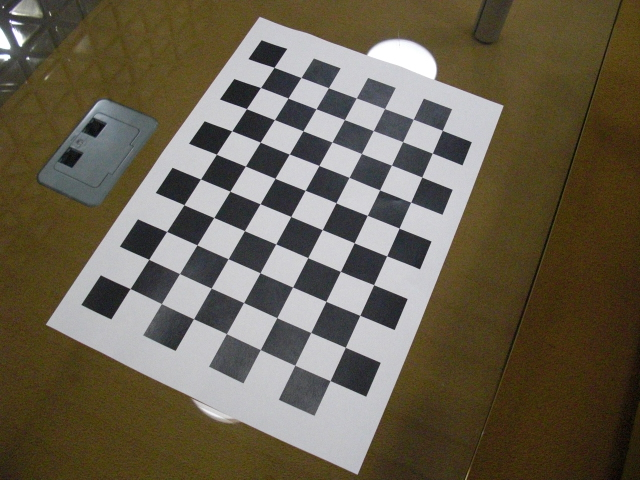
#> input picture Data/01.JPG, 640 x 480 px
$ python calibrate.py ../Data/01.JPG
#> lines starting #> are read from the running program, lines starting #| are printed output that depends on the picture
### VB_Classes/Python/common.py
'''
This module contains some common routines used by other samples.
'''
import sys
import numpy as np
import cv2 as cv

# built-in modules
import os
import itertools as it
from contextlib import contextmanager

image_extensions = ['.bmp', '.jpg', '.jpeg', '.png', '.tif', '.tiff', '.pbm', '.pgm', '.ppm']

class Bunch(object):
    def __init__(self, **kw):
        self.__dict__.update(kw)
    def __str__(self):
        return str(self.__dict__)

def splitfn(fn):
    path, fn = os.path.split(fn)
    name, ext = os.path.splitext(fn)
    return path, name, ext

def anorm2(a):
    return (a*a).sum(-1)
def anorm(a):
    return np.sqrt( anorm2(a) )

# [44 lines left out: functions homotrans, to_rect, rect2rect_mtx, lookat, mtx2rvec, draw_str, not called in this run]

class Sketcher:
    # [8 lines left out: function __init__, not called in this run]

    def show(self):
        cv.imshow(self.windowname, self.dests[0])

    # [13 lines left out: function on_mouse, not called in this run]


# palette data from matplotlib/_cm.py
_jet_data =   {'red':   ((0., 0, 0), (0.35, 0, 0), (0.66, 1, 1), (0.89,1, 1),
                         (1, 0.5, 0.5)),
               'green': ((0., 0, 0), (0.125,0, 0), (0.375,1, 1), (0.64,1, 1),
                         (0.91,0,0), (1, 0, 0)),
               'blue':  ((0., 0.5, 0.5), (0.11, 1, 1), (0.34, 1, 1), (0.65,0, 0),
                         (1, 0, 0))}

cmap_data = { 'jet' : _jet_data }

# [14 lines left out: function make_cmap, not called in this run]

def nothing(*arg, **kw):
    pass

def clock():
    return cv.getTickCount() / cv.getTickFrequency()

# [8 lines left out: function Timer, not called in this run]

class StatValue:
    def __init__(self, smooth_coef = 0.5):
        self.value = None
        self.smooth_coef = smooth_coef
    # [6 lines left out: function update, not called in this run]

class RectSelector:
    # [31 lines left out: functions __init__, onmouse, draw, not called in this run]
    @property
    def dragging(self):
        return self.drag_rect is not None


# [18 lines left out: functions grouper, mosaic, not called in this run]

def getsize(img):
    h, w = img.shape[:2]
    return w, h

def mdot(*args):
    return reduce(np.dot, args)

# [4 lines left out: function draw_keypoints, not called in this run]

### Python/calibrate.py
'''
camera calibration for distorted images with chess board samples
reads distorted images, calculates the calibration and write undistorted images

usage:
    calibrate.py [--debug <output path>] [--square_size] [<image mask>]

default values:
    --debug:    ./output/
    --square_size: 1.0
    <image mask> defaults to ../data/left*.jpg
'''

import numpy as np
import cv2 as cv

# local modules
from common import splitfn
title_window = 'Calibrate.py'

# built-in modules
import os
import ctypes
def Mbox(title, text, style):
    return ctypes.windll.user32.MessageBoxW(0, text, title, style)

def main():
    import sys
    import getopt
    from glob import glob

    args, img_mask = getopt.getopt(sys.argv[1:], '', ['debug=', 'square_size=', 'threads='])
    args = dict(args)
    args.setdefault('--debug', '../../Data/output/')
    args.setdefault('--square_size', 1.0)
    args.setdefault('--threads', 4)
    if not img_mask:
        img_mask = '../../Data/left??.jpg'  # default
    else:
        img_mask = img_mask[0]

    img_names = glob(img_mask)
    debug_dir = args.get('--debug')
    if debug_dir and not os.path.isdir(debug_dir):
        os.mkdir(debug_dir)
    square_size = float(args.get('--square_size'))

    pattern_size = (9, 6)
    pattern_points = np.zeros((np.prod(pattern_size), 3), np.float32)
    pattern_points[:, :2] = np.indices(pattern_size).T.reshape(-1, 2)
    pattern_points *= square_size

    # show something to indicate things are working.
    cv.imshow("first image - working on the series...", cv.imread(img_names[0], cv.IMREAD_GRAYSCALE))
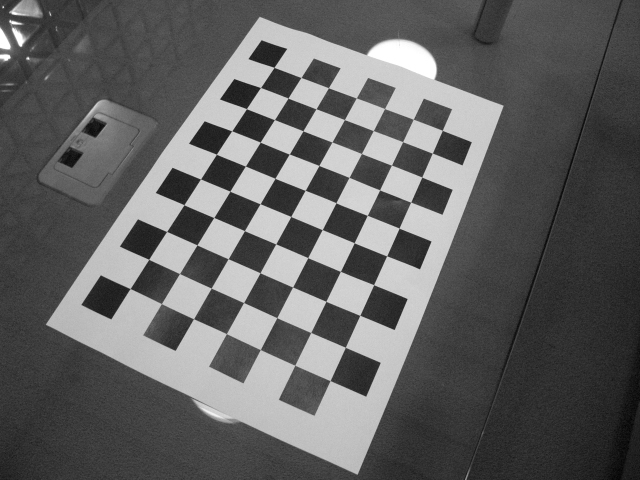
#> window 'first image - working on the s': shape (480, 640); min 2, max 255, mean 97.2

    obj_points = []
    img_points = []
    h, w = cv.imread(img_names[0], cv.IMREAD_GRAYSCALE).shape[:2]  # TODO: use imquery call to retrieve results
#> h = 480; w = 640

    def processImage(fn):
#> called with fn = '../Data/01.JPG'
        print('processing %s... ' % fn)
        img = cv.imread(fn, 0)
        if img is None:
            print("Failed to load", fn)
            return None

        assert w == img.shape[1] and h == img.shape[0], ("size: %d x %d ... " % (img.shape[1], img.shape[0]))
        found, corners = cv.findChessboardCorners(img, pattern_size)
#> found = False; corners = None
        if found:
            term = (cv.TERM_CRITERIA_EPS + cv.TERM_CRITERIA_COUNT, 30, 0.1)
            cv.cornerSubPix(img, corners, (5, 5), (-1, -1), term)

        if debug_dir:
            vis = cv.cvtColor(img, cv.COLOR_GRAY2BGR)
            cv.drawChessboardCorners(vis, pattern_size, corners, found)
            _path, name, _ext = splitfn(fn)
            outfile = os.path.join(debug_dir, name + '_chess.png')
            #cv.imwrite(outfile, vis)

        if not found:
            print('chessboard not found')
            return None

        print('           %s... OK' % fn)
        return (corners.reshape(-1, 2), pattern_points)

    threads_num = int(args.get('--threads'))
    if threads_num <= 1:
        chessboards = [processImage(fn) for fn in img_names]
    else:
        print("Run with %d threads..." % threads_num)
        from multiprocessing.dummy import Pool as ThreadPool
        pool = ThreadPool(threads_num)
        chessboards = pool.map(processImage, img_names)

    chessboards = [x for x in chessboards if x is not None]
    for (corners, pattern_points) in chessboards:
        img_points.append(corners)
        obj_points.append(pattern_points)

    # calculate camera distortion
#> (the run stopped early here; a loop or call above may not have finished)
